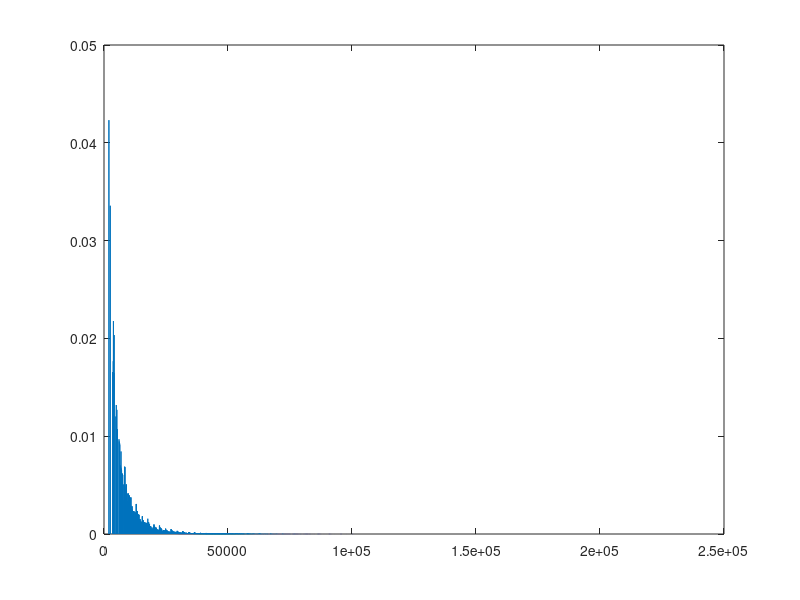

The MATLAB source for this figure:
%~~~~~~~~~~~~~~~~~~~~~~~~~~~~~~~~~~~~~~~~~~~~~~~~~~~~~~~~~~~~~~~~~~~~~~~~~%
%Author: Mangesh Sonawane 
%Program Details: An implementation of Image source method for generation
% shoebox-type-room impulse response for the given room dimension using 
%'Vectorize method and without for loops. 
% Each wall has different absorption coefficient.The output generated has
% the dimension mentioned and changes as the parameter changes for room
% dimension.
%~~~~~~~~~~~~~~~~~~~~~~~~~~~~~~~~~~~~~~~~~~~~~~~~~~~~~~~~~~~~~~~~~~~~~~~~~%
clear all;
clc;

%Sample rate
Fs = 44100;

% Speed of sound in air m/s
Cair = 343;

%-------------------------------------------------------------------------%
                            %Room dimensions
%-------------------------------------------------------------------------%                            

%DIMENSION 01
% Dimension in X direction (length) in meters
Lx = 11.8;
if isstring(Lx)==1
    error('Please enter numeric value for Length of room');
end
% Dimension in Y direction (height) in meters
Ly = 14.5;
if isstring(Ly)==1
    error('Please enter numeric value for height of room');
end
% Dimension in Z direction (width) in meters
Lz = 18.3;
if isstring(Lz)==1
    error('Please enter numeric value for width of room');
end


%Area of wall, sidewall and ceiling/floor 
A1 = Lx * Ly;
A2 = Lx * Lz;
A3 = Ly * Lz;

%Volume of the room
V = Lx * Ly * Lz;

%-------------------------------------------------------------------------%
            %Aborption coefficient and reflection coefficient
%-------------------------------------------------------------------------%
%'alpha'is the absorption coefficient and 'R' is the reflection coefficient

% Coefficients for wall 1
alpha1 = 0.01;   
if (alpha1>1 || alpha1<-1)==1
   error('Please enter value within range')
end
R1 = sqrt(1-alpha1);

% coefficients for wall 2
alpha2 = 0.01;  
if (alpha2>1 || alpha2<-1)==1
  error('Please enter value within range')
end
R2 = sqrt(1-alpha2);

% coefficients for floor
alpha3 = 0.02;   
if (alpha3>1 || alpha3<-1)==1
   error('Please enter value within range')
end
R3 = sqrt(1-alpha3);

% coefficients for ceiling
alpha4 = 0.20; 
if (alpha4>1 || alpha4<-1)==1
  error('Please enter value within range')
end
R4 = sqrt(1-alpha4);

%coefficients for side wall 1
alpha5 = 0.06;  
if (alpha5>1 || alpha5<-1)==1
   error('Please enter value within range')
end
R5 = sqrt(1-alpha5);

%coefficient for side wall 2
alpha6  = 0.04; 
if (alpha6>1 || alpha6<-1)==1
   error('Please enter value within range')
end
R6 = sqrt(1-alpha6);
%-------------------------------------------------------------------------%
                        % Calculation of T60
%-------------------------------------------------------------------------%
% Calculating denominator of T60 equation
DenominatorT60 = Cair *(alpha1*A1 + alpha2*A1 + alpha3*A2 + alpha4*A2 + ...
    alpha5*A3 + alpha6*A3 );

%Calculation of T60
T60 = (12*log(10)*V)/(DenominatorT60);

%Initialising vector for impulse respone output
impulse_resp = zeros(ceil(T60*Fs),1);

% N is the maximum integer image source order in X,Y,Z direction
Nx = Cair*T60/Lx;
Ny = Cair*T60/Ly;
Nz = Cair*T60/Lz;


%position of source where x=p, y=q, z=r directions i.e. (p, q,r)
p = 1;
q = 1;
r = Lz/sqrt(2);


%position of listener where x=a, y=b, z=c directions i.e. (a,b,c)
a = Lx/sqrt(2);
b = Ly/sqrt(2);
c = Lz/sqrt(2); 

%-------------------------------------------------------------------------%
         % Calculation of impulse response without using for loops
%-------------------------------------------------------------------------%
%Start stop watch timer
tic

%Creates 3D full grid vector
[d,e,f] = ndgrid(-Nx:Nx , -Ny:Ny, -Nz:Nz);

Ad = (d*Lx) + (mod(d,2)*Lx) +(-1.^d)*p - a;
Be = (e*Ly) + (mod(e,2)*Ly) +(-1.^e)*q - b;
Cf = (f*Lz) + (mod(f,2)*Lz) +(-1.^f)*r - c;
 %Calculation of distance between the listener and 
 %virtual source in a virtual room using Pythagoras theorem
L = sqrt((Ad.^2) + (Be.^2) + (Cf.^2));
                    
%Calculation of time of arrival of wave 
t = L/Cair;                    
%Calculation of number of collision between the walls
%and sound waves
W = abs(d) + abs(e) +abs(f);                    
%Calculation of total reflection coefficient
R = (R1.^W).*(R2.^W).*(R3.^W).*(R4.^W).*(R5.^W).*(R6.^W);
%Calculation of magnitude of each impulse
g = (R) ./ L;                    
%Calculation of sample bin 
bin = round(t*Fs);
%Impulse response and its magnitude
impulse_resp(bin) = g;
%Stop stop watch
toc
  
%-------------------------------------------------------------------------%
        % output impulse response
%-------------------------------------------------------------------------%

%Play impulse response
soundsc(impulse_resp, Fs);

plot(impulse_resp);






